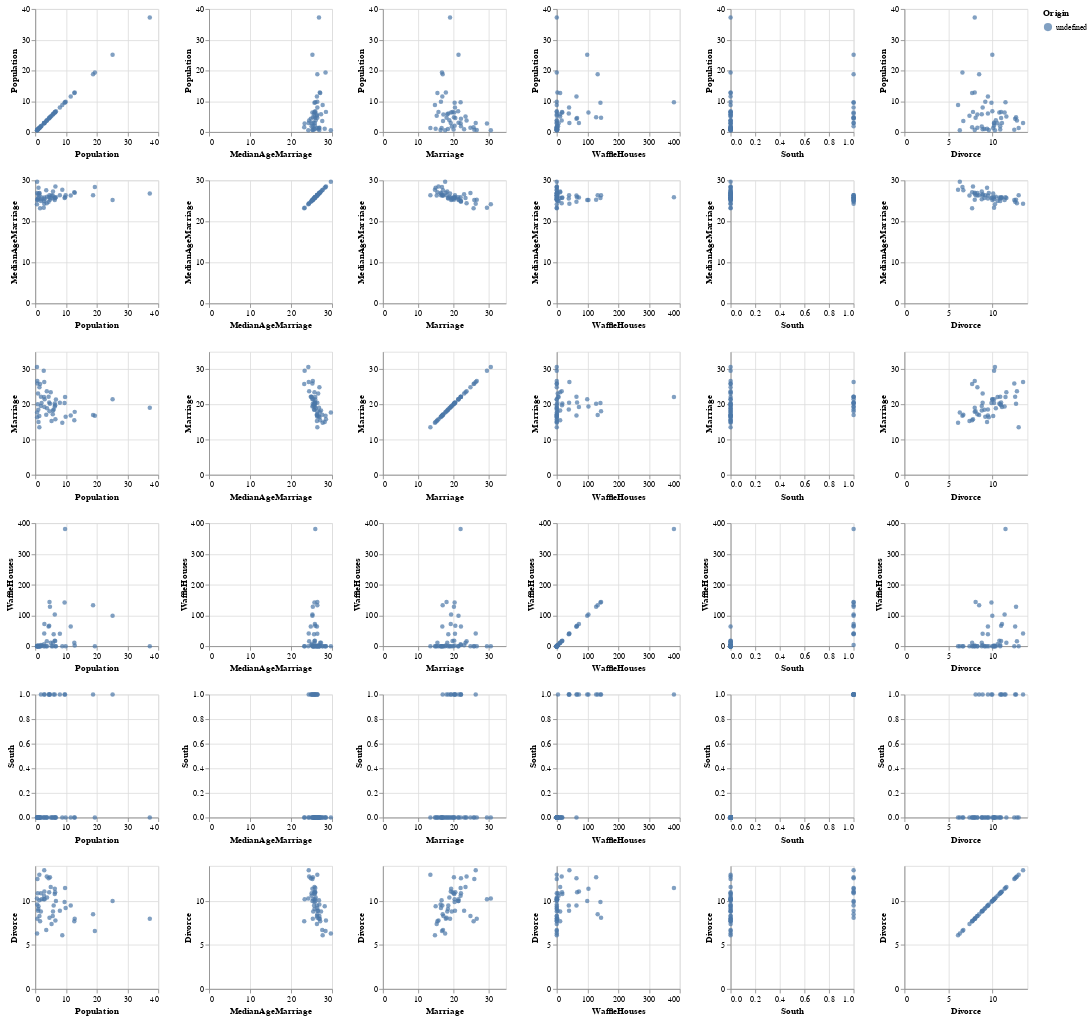

Here is the notebook cell this chart was saved with:
### Code cell
import altair as alt

vars = [
    "Population",
    "MedianAgeMarriage",
    "Marriage",
    "WaffleHouses",
    "South",
    "Divorce",
]

alt.Chart(dset).mark_circle().encode(
    alt.X(alt.repeat("column"), type='quantitative'),
    alt.Y(alt.repeat("row"), type='quantitative'),
    color='Origin:N'
).properties(
    width=150,
    height=150
).repeat(
    row=vars, column=vars
)

### Figure 1 — Vega-Lite specification as saved in the notebook (floating-point values rounded to 4 significant figures)
{"config": {"view": {"continuousWidth": 300, "continuousHeight": 300}}, "repeat": {"column": ["Population", "MedianAgeMarriage", "Marriage", "WaffleHouses", "South", "Divorce"], "row": ["Population", "MedianAgeMarriage", "Marriage", "WaffleHouses", "South", "Divorce"]}, "spec": {"data": {"name": "data-867c4855ed8d5e3111b9f1d7034f8fb7"}, "mark": {"type": "circle"}, "encoding": {"color": {"field": "Origin", "type": "nominal"}, "x": {"field": {"repeat": "column"}, "type": "quantitative"}, "y": {"field": {"repeat": "row"}, "type": "quantitative"}}, "height": 150, "width": 150}, "$schema": "https://vega.github.io/schema/vega-lite/v5.17.0.json", "datasets": {"data-867c4855ed8d5e3111b9f1d7034f8fb7": [{"Location": "Alabama", "Loc": "AL", "Population": 4.78, "MedianAgeMarriage": 25.3, "Marriage": 20.2, "Marriage SE": 1.27, "Divorce": 12.7, "Divorce SE": 0.79, "WaffleHouses": 128, "South": 1, "Slaves1860": 435080, "Population1860": 964201, "PropSlaves1860": 0.45}, {"Location": "Alaska", "Loc": "AK", "Population": 0.71, "MedianAgeMarriage": 25.2, "Marriage": 26.0, "Marriage SE": 2.93, "Divorce": 12.5, "Divorce SE": 2.05, "WaffleHouses": 0, "South": 0, "Slaves1860": 0, "Population1860": 0, "PropSlaves1860": 0.0}, {"Location": "Arizona", "Loc": "AZ", "Population": 6.33, "MedianAgeMarriage": 25.8, "Marriage": 20.3, "Marriage SE": 0.98, "Divorce": 10.8, "Divorce SE": 0.74, "WaffleHouses": 18, "South": 0, "Slaves1860": 0, "Population1860": 0, "PropSlaves1860": 0.0}, {"Location": "Arkansas", "Loc": "AR", "Population": 2.92, "MedianAgeMarriage": 24.3, "Marriage": 26.4, "Marriage SE": 1.7, "Divorce": 13.5, "Divorce SE": 1.22, "WaffleHouses": 41, "South": 1, "Slaves1860": 111115, "Population1860": 435450, "PropSlaves1860": 0.26}, {"Location": "California", "Loc": "CA", "Population": 37.25, "MedianAgeMarriage": 26.8, "Marriage": 19.1, "Marriage SE": 0.39, "Divorce": 8.0, "Divorce SE": 0.24, "WaffleHouses": 0, "South": 0, "Slaves1860": 0, "Population1860": 379994, "PropSlaves1860": 0.0}, {"Location": "Colorado", "Loc": "CO", "Population": 5.03, "MedianAgeMarriage": 25.7, "Marriage": 23.5, "Marriage SE": 1.24, "Divorce": 11.6, "Divorce SE": 0.94, "WaffleHouses": 11, "South": 0, "Slaves1860": 0, "Population1860": 34277, "PropSlaves1860": 0.0}, {"Location": "Connecticut", "Loc": "CT", "Population": 3.57, "MedianAgeMarriage": 27.6, "Marriage": 17.1, "Marriage SE": 1.06, "Divorce": 6.7, "Divorce SE": 0.77, "WaffleHouses": 0, "South": 0, "Slaves1860": 0, "Population1860": 460147, "PropSlaves1860": 0.0}, {"Location": "Delaware", "Loc": "DE", "Population": 0.9, "MedianAgeMarriage": 26.6, "Marriage": 23.1, "Marriage SE": 2.89, "Divorce": 8.9, "Divorce SE": 1.39, "WaffleHouses": 3, "South": 0, "Slaves1860": 1798, "Population1860": 112216, "PropSlaves1860": 0.016}, {"Location": "District of Columbia", "Loc": "DC", "Population": 0.6, "MedianAgeMarriage": 29.7, "Marriage": 17.7, "Marriage SE": 2.53, "Divorce": 6.3, "Divorce SE": 1.89, "WaffleHouses": 0, "South": 0, "Slaves1860": 0, "Population1860": 75080, "PropSlaves1860": 0.0}, {"Location": "Florida", "Loc": "FL", "Population": 18.8, "MedianAgeMarriage": 26.4, "Marriage": 17.0, "Marriage SE": 0.58, "Divorce": 8.5, "Divorce SE": 0.32, "WaffleHouses": 133, "South": 1, "Slaves1860": 61745, "Population1860": 140424, "PropSlaves1860": 0.44}, {"Location": "Georgia", "Loc": "GA", "Population": 9.69, "MedianAgeMarriage": 25.9, "Marriage": 22.1, "Marriage SE": 0.81, "Divorce": 11.5, "Divorce SE": 0.58, "WaffleHouses": 381, "South": 1, "Slaves1860": 462198, "Population1860": 1057286, "PropSlaves1860": 0.44}, {"Location": "Hawaii", "Loc": "HI", "Population": 1.36, "MedianAgeMarriage": 26.9, "Marriage": 24.9, "Marriage SE": 2.54, "Divorce": 8.3, "Divorce SE": 1.27, "WaffleHouses": 0, "South": 0, "Slaves1860": 0, "Population1860": 0, "PropSlaves1860": 0.0}, {"Location": "Idaho", "Loc": "ID", "Population": 1.57, "MedianAgeMarriage": 23.2, "Marriage": 25.8, "Marriage SE": 1.84, "Divorce": 7.7, "Divorce SE": 1.05, "WaffleHouses": 0, "South": 0, "Slaves1860": 0, "Population1860": 0, "PropSlaves1860": 0.0}, {"Location": "Illinois", "Loc": "IL", "Population": 12.83, "MedianAgeMarriage": 27.0, "Marriage": 17.9, "Marriage SE": 0.58, "Divorce": 8.0, "Divorce SE": 0.45, "WaffleHouses": 2, "South": 0, "Slaves1860": 0, "Population1860": 1711951, "PropSlaves1860": 0.0}, {"Location": "Indiana", "Loc": "IN", "Population": 6.48, "MedianAgeMarriage": 25.7, "Marriage": 19.8, "Marriage SE": 0.81, "Divorce": 11.0, "Divorce SE": 0.63, "WaffleHouses": 17, "South": 0, "Slaves1860": 0, "Population1860": 1350428, "PropSlaves1860": 0.0}, {"Location": "Iowa", "Loc": "IA", "Population": 3.05, "MedianAgeMarriage": 25.4, "Marriage": 21.5, "Marriage SE": 1.46, "Divorce": 10.2, "Divorce SE": 0.91, "WaffleHouses": 0, "South": 0, "Slaves1860": 0, "Population1860": 674913, "PropSlaves1860": 0.0}, {"Location": "Kansas", "Loc": "KS", "Population": 2.85, "MedianAgeMarriage": 25.0, "Marriage": 22.1, "Marriage SE": 1.48, "Divorce": 10.6, "Divorce SE": 1.09, "WaffleHouses": 6, "South": 0, "Slaves1860": 2, "Population1860": 107206, "PropSlaves1860": 1.9e-05}, {"Location": "Kentucky", "Loc": "KY", "Population": 4.34, "MedianAgeMarriage": 24.8, "Marriage": 22.2, "Marriage SE": 1.11, "Divorce": 12.6, "Divorce SE": 0.75, "WaffleHouses": 64, "South": 1, "Slaves1860": 225483, "Population1860": 1155684, "PropSlaves1860": 0.0}, {"Location": "Louisiana", "Loc": "LA", "Population": 4.53, "MedianAgeMarriage": 25.9, "Marriage": 20.6, "Marriage SE": 1.19, "Divorce": 11.0, "Divorce SE": 0.89, "WaffleHouses": 66, "South": 1, "Slaves1860": 331726, "Population1860": 708002, "PropSlaves1860": 0.47}, {"Location": "Maine", "Loc": "ME", "Population": 1.33, "MedianAgeMarriage": 26.4, "Marriage": 13.5, "Marriage SE": 1.4, "Divorce": 13.0, "Divorce SE": 1.48, "WaffleHouses": 0, "South": 0, "Slaves1860": 0, "Population1860": 628279, "PropSlaves1860": 0.0}, {"Location": "Maryland", "Loc": "MD", "Population": 5.77, "MedianAgeMarriage": 27.3, "Marriage": 18.3, "Marriage SE": 1.02, "Divorce": 8.8, "Divorce SE": 0.69, "WaffleHouses": 11, "South": 0, "Slaves1860": 87189, "Population1860": 687049, "PropSlaves1860": 0.13}, {"Location": "Massachusetts", "Loc": "MA", "Population": 6.55, "MedianAgeMarriage": 28.5, "Marriage": 15.8, "Marriage SE": 0.7, "Divorce": 7.8, "Divorce SE": 0.52, "WaffleHouses": 0, "South": 0, "Slaves1860": 0, "Population1860": 1231066, "PropSlaves1860": 0.0}, {"Location": "Michigan", "Loc": "MI", "Population": 9.88, "MedianAgeMarriage": 26.4, "Marriage": 16.5, "Marriage SE": 0.69, "Divorce": 9.2, "Divorce SE": 0.53, "WaffleHouses": 0, "South": 0, "Slaves1860": 0, "Population1860": 749113, "PropSlaves1860": 0.0}, {"Location": "Minnesota", "Loc": "MN", "Population": 5.3, "MedianAgeMarriage": 26.3, "Marriage": 15.3, "Marriage SE": 0.77, "Divorce": 7.4, "Divorce SE": 0.6, "WaffleHouses": 0, "South": 0, "Slaves1860": 0, "Population1860": 172023, "PropSlaves1860": 0.0}, {"Location": "Mississippi", "Loc": "MS", "Population": 2.97, "MedianAgeMarriage": 25.8, "Marriage": 19.3, "Marriage SE": 1.54, "Divorce": 11.1, "Divorce SE": 1.01, "WaffleHouses": 72, "South": 1, "Slaves1860": 436631, "Population1860": 791305, "PropSlaves1860": 0.55}, {"Location": "Missouri", "Loc": "MO", "Population": 5.99, "MedianAgeMarriage": 25.6, "Marriage": 18.6, "Marriage SE": 0.81, "Divorce": 9.5, "Divorce SE": 0.67, "WaffleHouses": 39, "South": 1, "Slaves1860": 114931, "Population1860": 1182012, "PropSlaves1860": 0.097}, {"Location": "Montana", "Loc": "MT", "Population": 0.99, "MedianAgeMarriage": 25.7, "Marriage": 18.5, "Marriage SE": 2.31, "Divorce": 9.1, "Divorce SE": 1.71, "WaffleHouses": 0, "South": 0, "Slaves1860": 0, "Population1860": 0, "PropSlaves1860": 0.0}, {"Location": "Nebraska", "Loc": "NE", "Population": 1.83, "MedianAgeMarriage": 25.4, "Marriage": 19.6, "Marriage SE": 1.44, "Divorce": 8.8, "Divorce SE": 0.94, "WaffleHouses": 0, "South": 0, "Slaves1860": 15, "Population1860": 28841, "PropSlaves1860": 0.00052}, {"Location": "New Hampshire", "Loc": "NH", "Population": 1.32, "MedianAgeMarriage": 26.8, "Marriage": 16.7, "Marriage SE": 1.76, "Divorce": 10.1, "Divorce SE": 1.61, "WaffleHouses": 0, "South": 0, "Slaves1860": 0, "Population1860": 326073, "PropSlaves1860": 0.0}, {"Location": "New Jersey", "Loc": "NJ", "Population": 8.79, "MedianAgeMarriage": 27.7, "Marriage": 14.8, "Marriage SE": 0.59, "Divorce": 6.1, "Divorce SE": 0.46, "WaffleHouses": 0, "South": 0, "Slaves1860": 18, "Population1860": 672035, "PropSlaves1860": 2.7e-05}, {"Location": "New Mexico", "Loc": "NM", "Population": 2.06, "MedianAgeMarriage": 25.8, "Marriage": 20.4, "Marriage SE": 1.9, "Divorce": 10.2, "Divorce SE": 1.11, "WaffleHouses": 2, "South": 0, "Slaves1860": 0, "Population1860": 93516, "PropSlaves1860": 0.0}, {"Location": "New York", "Loc": "NY", "Population": 19.38, "MedianAgeMarriage": 28.4, "Marriage": 16.8, "Marriage SE": 0.47, "Divorce": 6.6, "Divorce SE": 0.31, "WaffleHouses": 0, "South": 0, "Slaves1860": 0, "Population1860": 3880735, "PropSlaves1860": 0.0}, {"Location": "North Carolina", "Loc": "NC", "Population": 9.54, "MedianAgeMarriage": 25.7, "Marriage": 20.4, "Marriage SE": 0.98, "Divorce": 9.9, "Divorce SE": 0.48, "WaffleHouses": 142, "South": 1, "Slaves1860": 331059, "Population1860": 992622, "PropSlaves1860": 0.33}, {"Location": "North Dakota", "Loc": "ND", "Population": 0.67, "MedianAgeMarriage": 25.3, "Marriage": 26.7, "Marriage SE": 2.93, "Divorce": 8.0, "Divorce SE": 1.44, "WaffleHouses": 0, "South": 0, "Slaves1860": 0, "Population1860": 0, "PropSlaves1860": 0.0}, {"Location": "Ohio", "Loc": "OH", "Population": 11.54, "MedianAgeMarriage": 26.3, "Marriage": 16.9, "Marriage SE": 0.61, "Divorce": 9.5, "Divorce SE": 0.45, "WaffleHouses": 64, "South": 0, "Slaves1860": 0, "Population1860": 2339511, "PropSlaves1860": 0.0}, {"Location": "Oklahoma", "Loc": "OK", "Population": 3.75, "MedianAgeMarriage": 24.4, "Marriage": 23.8, "Marriage SE": 1.29, "Divorce": 12.8, "Divorce SE": 1.01, "WaffleHouses": 16, "South": 0, "Slaves1860": 0, "Population1860": 0, "PropSlaves1860": 0.0}, {"Location": "Oregon", "Loc": "OR", "Population": 3.83, "MedianAgeMarriage": 26.0, "Marriage": 18.9, "Marriage SE": 1.1, "Divorce": 10.4, "Divorce SE": 0.8, "WaffleHouses": 0, "South": 0, "Slaves1860": 0, "Population1860": 52465, "PropSlaves1860": 0.0}, {"Location": "Pennsylvania", "Loc": "PA", "Population": 12.7, "MedianAgeMarriage": 27.1, "Marriage": 15.5, "Marriage SE": 0.48, "Divorce": 7.7, "Divorce SE": 0.43, "WaffleHouses": 11, "South": 0, "Slaves1860": 0, "Population1860": 2906215, "PropSlaves1860": 0.0}, {"Location": "Rhode Island", "Loc": "RI", "Population": 1.05, "MedianAgeMarriage": 28.2, "Marriage": 15.0, "Marriage SE": 2.11, "Divorce": 9.4, "Divorce SE": 1.79, "WaffleHouses": 0, "South": 0, "Slaves1860": 0, "Population1860": 174620, "PropSlaves1860": 0.0}, {"Location": "South Carolina", "Loc": "SC", "Population": 4.63, "MedianAgeMarriage": 26.4, "Marriage": 18.1, "Marriage SE": 1.18, "Divorce": 8.1, "Divorce SE": 0.7, "WaffleHouses": 144, "South": 1, "Slaves1860": 402406, "Population1860": 703708, "PropSlaves1860": 0.57}, {"Location": "South Dakota", "Loc": "SD", "Population": 0.81, "MedianAgeMarriage": 25.6, "Marriage": 20.1, "Marriage SE": 2.64, "Divorce": 10.9, "Divorce SE": 2.5, "WaffleHouses": 0, "South": 0, "Slaves1860": 0, "Population1860": 4837, "PropSlaves1860": 0.0}, {"Location": "Tennessee", "Loc": "TN", "Population": 6.35, "MedianAgeMarriage": 25.2, "Marriage": 19.4, "Marriage SE": 0.85, "Divorce": 11.4, "Divorce SE": 0.75, "WaffleHouses": 103, "South": 1, "Slaves1860": 275719, "Population1860": 1109801, "PropSlaves1860": 0.2}, {"Location": "Texas", "Loc": "TX", "Population": 25.15, "MedianAgeMarriage": 25.2, "Marriage": 21.5, "Marriage SE": 0.61, "Divorce": 10.0, "Divorce SE": 0.35, "WaffleHouses": 99, "South": 1, "Slaves1860": 182566, "Population1860": 604215, "PropSlaves1860": 0.3}, {"Location": "Utah", "Loc": "UT", "Population": 2.76, "MedianAgeMarriage": 23.3, "Marriage": 29.6, "Marriage SE": 1.77, "Divorce": 10.2, "Divorce SE": 0.93, "WaffleHouses": 0, "South": 0, "Slaves1860": 0, "Population1860": 40273, "PropSlaves1860": 0.0}, {"Location": "Vermont", "Loc": "VT", "Population": 0.63, "MedianAgeMarriage": 26.9, "Marriage": 16.4, "Marriage SE": 2.4, "Divorce": 9.6, "Divorce SE": 1.87, "WaffleHouses": 0, "South": 0, "Slaves1860": 0, "Population1860": 315098, "PropSlaves1860": 0.0}, {"Location": "Virginia", "Loc": "VA", "Population": 8.0, "MedianAgeMarriage": 26.4, "Marriage": 20.5, "Marriage SE": 0.83, "Divorce": 8.9, "Divorce SE": 0.52, "WaffleHouses": 40, "South": 1, "Slaves1860": 490865, "Population1860": 1219630, "PropSlaves1860": 0.4}, {"Location": "Washington", "Loc": "WA", "Population": 6.72, "MedianAgeMarriage": 25.9, "Marriage": 21.4, "Marriage SE": 1.0, "Divorce": 10.0, "Divorce SE": 0.65, "WaffleHouses": 0, "South": 0, "Slaves1860": 0, "Population1860": 11594, "PropSlaves1860": 0.0}, {"Location": "West Virginia", "Loc": "WV", "Population": 1.85, "MedianAgeMarriage": 25.0, "Marriage": 22.2, "Marriage SE": 1.69, "Divorce": 10.9, "Divorce SE": 1.34, "WaffleHouses": 4, "South": 1, "Slaves1860": 18371, "Population1860": 376688, "PropSlaves1860": 0.049}, {"Location": "Wisconsin", "Loc": "WI", "Population": 5.69, "MedianAgeMarriage": 26.3, "Marriage": 17.2, "Marriage SE": 0.79, "Divorce": 8.3, "Divorce SE": 0.57, "WaffleHouses": 0, "South": 0, "Slaves1860": 0, "Population1860": 775881, "PropSlaves1860": 0.0}, {"Location": "Wyoming", "Loc": "WY", "Population": 0.56, "MedianAgeMarriage": 24.2, "Marriage": 30.7, "Marriage SE": 3.92, "Divorce": 10.3, "Divorce SE": 1.9, "WaffleHouses": 0, "South": 0, "Slaves1860": 0, "Population1860": 0, "PropSlaves1860": 0.0}]}}
